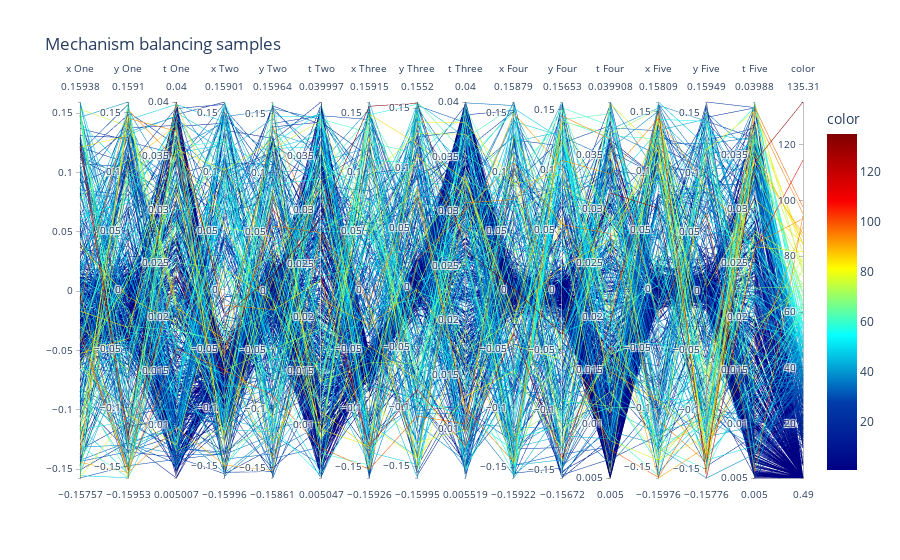
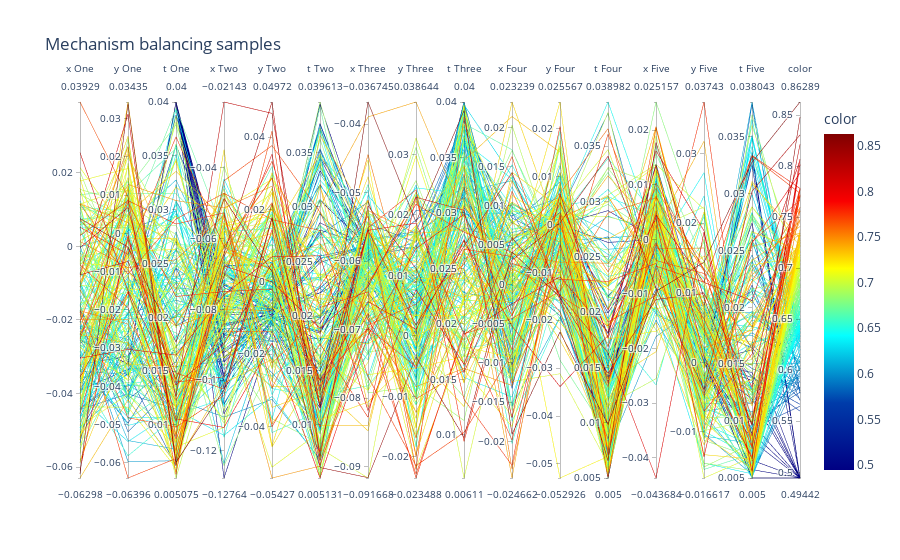

Write notebook code for charts like these, in order.
### Markdown cell above
#### All variables

- Figure 1.

    Decent solutions seem to follow a pattern of trying to find the equilibrium between thickness and position. So the weights might be optimal with a determined mass value.

- Figure 2.

    The very best solutions have in common a non-flexible, almost fixed set of values for weights 1, 3, 4 and 5. Where 4 and 5 have a set of different thicknesses because their positions are 0, so the mass is not existant, since there's no area.

### Code cell
fig = px.parallel_coordinates(samples, title = "Mechanism balancing samples",
                            color = fitness,
                            labels=["x One", "y One", "t One", "x Two", "y Two", "t Two", "x Three", "y Three", "t Three", "x Four", "y Four", "t Four", "x Five", "y Five", "t Five", "Fitness"],
                            color_continuous_scale=px.colors.sequential.Jet)
fig.show()
fig = px.parallel_coordinates(samples[optimal], title = "Mechanism balancing samples",
                            color = fitness[optimal],
                            labels=["x One", "y One", "t One", "x Two", "y Two", "t Two", "x Three", "y Three", "t Three", "x Four", "y Four", "t Four", "x Five", "y Five", "t Five", "Fitness"],
                            color_continuous_scale=px.colors.sequential.Jet)
fig.show()

### Figure 1 — Plotly figure (JSON) as saved in the notebook; plotly's stock layout.template omitted (floating-point values rounded to 4 significant figures; data arrays with more than 128 entries replaced by an {"elided": "..."} marker saying what was removed)
{"data": [{"dimensions": [{"label": "x One", "values": {"elided": "500 float values"}}, {"label": "y One", "values": {"elided": "500 float values"}}, {"label": "t One", "values": {"elided": "500 float values"}}, {"label": "x Two", "values": {"elided": "500 float values"}}, {"label": "y Two", "values": {"elided": "500 float values"}}, {"label": "t Two", "values": {"elided": "500 float values"}}, {"label": "x Three", "values": {"elided": "500 float values"}}, {"label": "y Three", "values": {"elided": "500 float values"}}, {"label": "t Three", "values": {"elided": "500 float values"}}, {"label": "x Four", "values": {"elided": "500 float values"}}, {"label": "y Four", "values": {"elided": "500 float values"}}, {"label": "t Four", "values": {"elided": "500 float values"}}, {"label": "x Five", "values": {"elided": "500 float values"}}, {"label": "y Five", "values": {"elided": "500 float values"}}, {"label": "t Five", "values": {"elided": "500 float values"}}, {"label": "color", "values": {"elided": "500 float values"}}], "domain": {"x": [0, 1], "y": [0, 1]}, "line": {"color": {"elided": "500 float values"}, "coloraxis": "coloraxis"}, "name": "", "type": "parcoords"}], "layout": {"coloraxis": {"colorbar": {"title": {"text": "color"}}, "colorscale": [[0, "rgb(0,0,131)"], [0.2, "rgb(0,60,170)"], [0.4, "rgb(5,255,255)"], [0.6, "rgb(255,255,0)"], [0.8, "rgb(250,0,0)"], [1, "rgb(128,0,0)"]]}, "legend": {"tracegroupgap": 0}, "title": {"text": "Mechanism balancing samples"}}}

### Figure 2 — Plotly figure (JSON) as saved in the notebook; plotly's stock layout.template omitted (floating-point values rounded to 4 significant figures; data arrays with more than 128 entries replaced by an {"elided": "..."} marker saying what was removed)
{"data": [{"dimensions": [{"label": "x One", "values": {"elided": "250 float values"}}, {"label": "y One", "values": {"elided": "250 float values"}}, {"label": "t One", "values": {"elided": "250 float values"}}, {"label": "x Two", "values": {"elided": "250 float values"}}, {"label": "y Two", "values": {"elided": "250 float values"}}, {"label": "t Two", "values": {"elided": "250 float values"}}, {"label": "x Three", "values": {"elided": "250 float values"}}, {"label": "y Three", "values": {"elided": "250 float values"}}, {"label": "t Three", "values": {"elided": "250 float values"}}, {"label": "x Four", "values": {"elided": "250 float values"}}, {"label": "y Four", "values": {"elided": "250 float values"}}, {"label": "t Four", "values": {"elided": "250 float values"}}, {"label": "x Five", "values": {"elided": "250 float values"}}, {"label": "y Five", "values": {"elided": "250 float values"}}, {"label": "t Five", "values": {"elided": "250 float values"}}, {"label": "color", "values": {"elided": "250 float values"}}], "domain": {"x": [0, 1], "y": [0, 1]}, "line": {"color": {"elided": "250 float values"}, "coloraxis": "coloraxis"}, "name": "", "type": "parcoords"}], "layout": {"coloraxis": {"colorbar": {"title": {"text": "color"}}, "colorscale": [[0, "rgb(0,0,131)"], [0.2, "rgb(0,60,170)"], [0.4, "rgb(5,255,255)"], [0.6, "rgb(255,255,0)"], [0.8, "rgb(250,0,0)"], [1, "rgb(128,0,0)"]]}, "legend": {"tracegroupgap": 0}, "title": {"text": "Mechanism balancing samples"}}}
